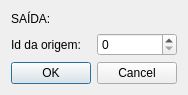
<?xml version="1.0" encoding="UTF-8"?>
<ui version="4.0">
 <class>ModificarSaida</class>
 <widget class="QDialog" name="ModificarSaida">
  <property name="geometry">
   <rect>
    <x>0</x>
    <y>0</y>
    <width>174</width>
    <height>95</height>
   </rect>
  </property>
  <property name="windowTitle">
   <string>Modificar saída</string>
  </property>
  <layout class="QVBoxLayout" name="verticalLayout">
   <item>
    <layout class="QGridLayout" name="gridLayout">
     <item row="0" column="0">
      <widget class="QLabel" name="labelSaida">
       <property name="text">
        <string>SAÍDA:</string>
       </property>
      </widget>
     </item>
     <item row="0" column="1">
      <widget class="QLabel" name="labelIdSaida">
       <property name="text">
        <string/>
       </property>
      </widget>
     </item>
     <item row="1" column="0">
      <widget class="QLabel" name="labelOrigemSaida">
       <property name="text">
        <string>Id da origem:</string>
       </property>
      </widget>
     </item>
     <item row="1" column="1">
      <widget class="QSpinBox" name="spinOrigemSaida"/>
     </item>
    </layout>
   </item>
   <item>
    <widget class="QDialogButtonBox" name="buttonBox">
     <property name="orientation">
      <enum>Qt::Horizontal</enum>
     </property>
     <property name="standardButtons">
      <set>QDialogButtonBox::Cancel|QDialogButtonBox::Ok</set>
     </property>
     <property name="centerButtons">
      <bool>true</bool>
     </property>
    </widget>
   </item>
  </layout>
 </widget>
 <resources/>
 <connections>
  <connection>
   <sender>buttonBox</sender>
   <signal>accepted()</signal>
   <receiver>ModificarSaida</receiver>
   <slot>accept()</slot>
   <hints>
    <hint type="sourcelabel">
     <x>248</x>
     <y>254</y>
    </hint>
    <hint type="destinationlabel">
     <x>157</x>
     <y>274</y>
    </hint>
   </hints>
  </connection>
  <connection>
   <sender>buttonBox</sender>
   <signal>rejected()</signal>
   <receiver>ModificarSaida</receiver>
   <slot>reject()</slot>
   <hints>
    <hint type="sourcelabel">
     <x>316</x>
     <y>260</y>
    </hint>
    <hint type="destinationlabel">
     <x>286</x>
     <y>274</y>
    </hint>
   </hints>
  </connection>
 </connections>
</ui>
